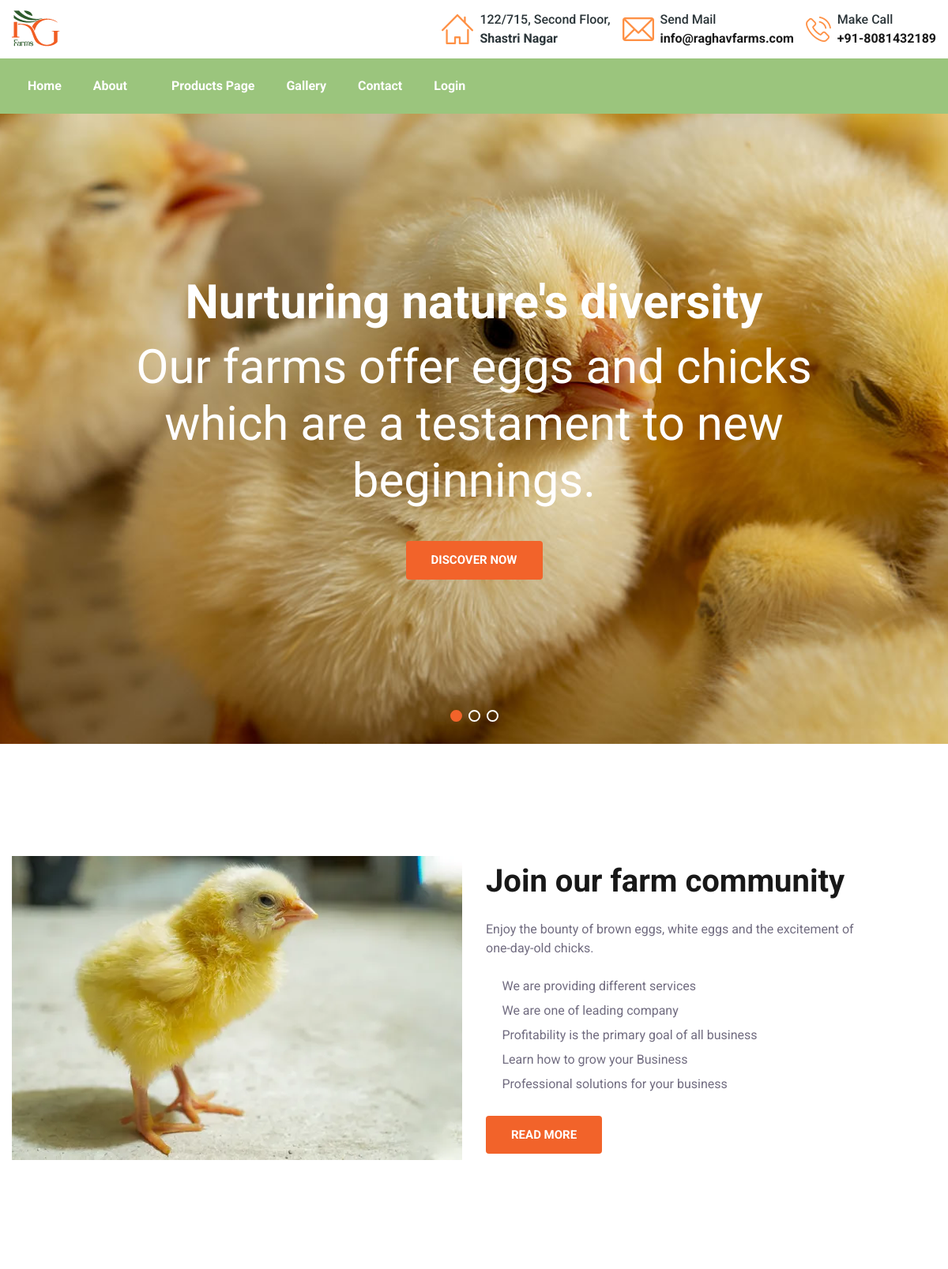
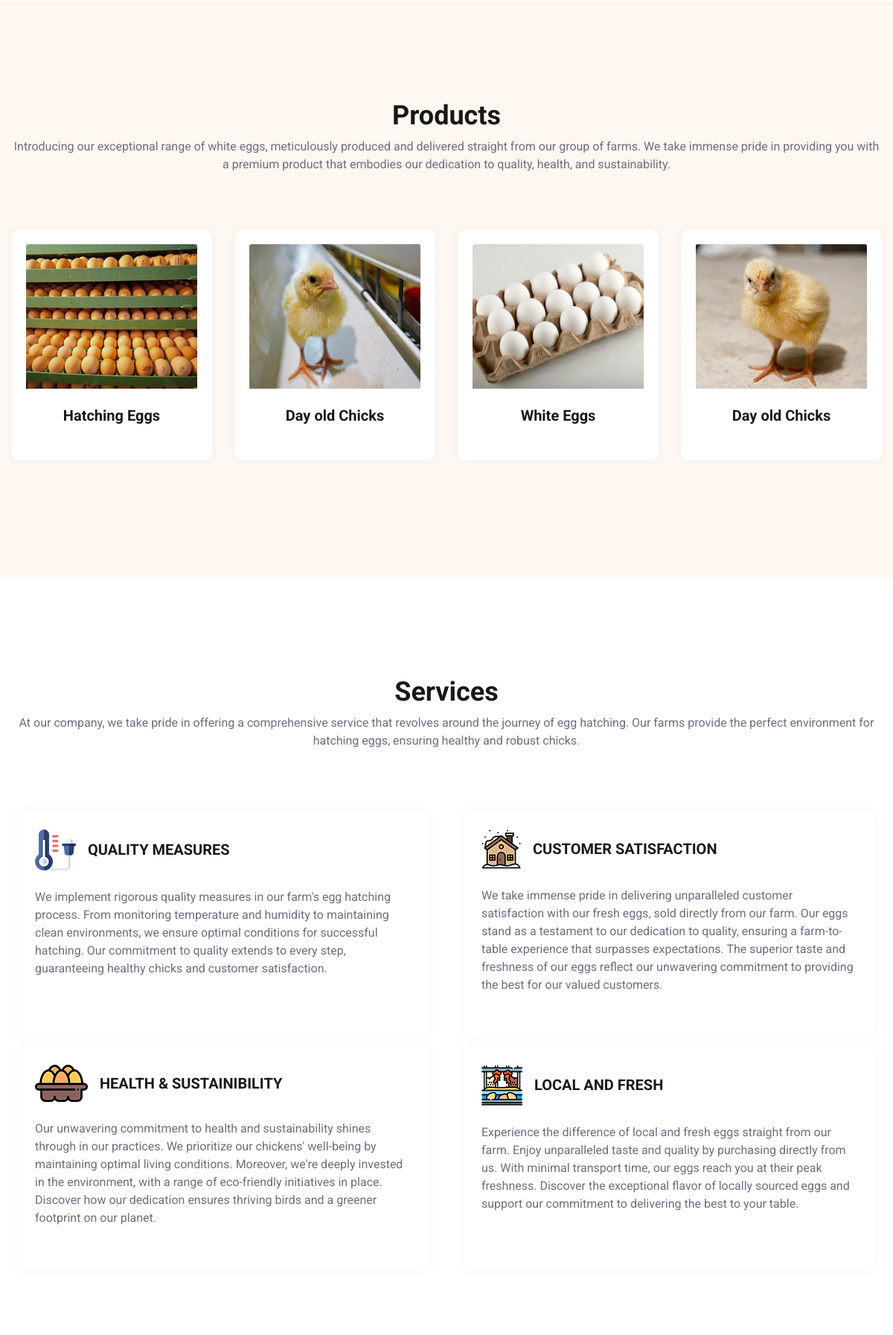
The page / (upper part) on the database its author committed (2 pictures, top to bottom).
### app1/models.py (models this page shows, shortened)
class Product(models.Model):
    title = models.CharField(max_length=50)
    product_name = models.CharField(max_length=70)
    category = models.CharField(max_length=50)
    subcategory = models.CharField(max_length=50)
    price = models.CharField(max_length=50)
    del_price = models.CharField(max_length=50)
    pub_date = models.DateField()
    image = models.ImageField(upload_to='app1/media/product')
    last_modified = models.DateTimeField(auto_now_add = True)

class Service(models.Model):
      service_icon = models.ImageField(upload_to='app1/media/service')
      service_title = models.CharField(max_length=50)
      service_des = models.TextField()

### app1/views.py (the view)
# urls.py: path('',views.index,name='index'),
def index(request):
    servicesData=Service.objects.all()[:4]
    bannersData=Banner.objects.all()
    productsData = Product.objects.all()[:4]
    galleryData = Gallery.objects.all()[:8]
    sidebannersData = Sidebanner.objects.all()
    memberData = Member.objects.all()
    newsData = News.objects.all()
    featureData = Feature.objects.all()
    Context = {
            'sidebannersData':sidebannersData,
            'servicesData':servicesData,
            'bannersData':bannersData,
            'productsData':productsData,
            'galleryData':galleryData,
            'memberData':memberData,
            'newsData':newsData,
            'featureData':featureData,
         }
    return render(request,"index.html",Context)

### app1/templates/index.html (shortened to what this page needs)
{% extends 'base.html' %}
{% load static %}
{% block content %}
<!DOCTYPE html>
<html lang="en">
<section class="banner">
	<div class="banner-slider">
		<div class="swiper-wrapper">
			<div class="swiper-slide">
				<div class="banner-slider-part"
					style="background-image: url('/static/assets/images/banner/bg-images/1.jpg');">
					<div class="container">
						<div class="row flex-row-reverse justify-content-center align-items-center">
							<div class="col-12">
								<div class="banner-content">
									<h1 class="banner-title"><B class="d-lg-block">Nurturing nature's diversity</B>
										Our farms offer eggs and chicks which are a testament to new beginnings.
 </h1>
									<a href="{% url 'productspage' %}" class="lab-btn"><span>DISCOVER NOW</span></a>
								</div>
							</div>
						</div>
					</div>
				</div>
			</div>
		</div>
		<div class="swiper-pagination"></div>
	</div>
</section>
<section class="about-section relative padding-tb">
	<div class="container">
		<div class="row align-items-center mb-15">
			<div class="col-lg-6 col-12">
				<div class="about-thumb">
					<img src="{% static 'assets/images/about/image.webp' %}" alt="about-thumb">
				</div>
			</div>
			<div class="col-lg-6 col-12">
				<div class="about-wrapper p-0">
					<div class="about-title">
						<h2><span class="d-lg-block">Join our farm community</h2>
						<p>Enjoy the bounty of brown eggs, white eggs and the excitement of one-day-old chicks.</p>
					</div>
					<div class="about-content">
						<ul class="lab-ul list-group">
							<li class="list-group-item py-1 px-0 border-none"><i
									class="icofont-tick-boxed mr-2 color-theme"></i>We are
								providing different
								services</li>
							<li class="list-group-item py-1 px-0 border-none"><i
									class="icofont-tick-boxed mr-2 color-theme"></i>We are one
								of leading company
							</li>
							<li class="list-group-item py-1 px-0 border-none"><i
									class="icofont-tick-boxed mr-2 color-theme"></i>Profitability is the primary
								goal of all business</li>
							<li class="list-group-item py-1 px-0 border-none"><i
									class="icofont-tick-boxed mr-2 color-theme"></i>Learn how
								to grow your Business
							</li>
							<li class="list-group-item py-1 px-0 border-none"><i
									class="icofont-tick-boxed mr-2 color-theme"></i>Professional solutions for your
								business</li>
						</ul>
						<a href="{% url 'about' %}" class="lab-btn mt-4"><span>Read More</span></a>
					</div>
				</div>
			</div>
		</div>
	</div>
</section>
<section class="product-section relative padding-tb bg-ash">
	<div class="container">
		<div class="row">
			<div class="col-12">
				<div class="section-header">
					<h3>Products</h3>
					<p>Introducing our exceptional range of white eggs, meticulously produced and delivered straight
						from our group of farms. We take immense pride in providing you with a premium product that
						embodies our dedication to quality, health, and sustainability.</p>
				</div>
			</div>
			<div class="col-12">
				<div class="section-wrapper">
					<div class="row justify-content-center">
						{% for n in productsData %}
						<div class="col-xl-3 col-lg-4 col-sm-6 col-12">
							<div class="card mb-4 text-center bg-ash border-none relative">
								<img src="{{n.image}}" class="card-img-top mb-2" alt="product">
								<div class="card-body">
									<a href="#">
										<h6 class="card-title">{{n.product_name}}</h6>
									</a>
								</div>
							</div>
						</div>
						{% endfor %}
					</div>
				</div>
			</div>
		</div>
	</div>
</section>
<section class="service-section padding-tb">
	<div class="container">
		<div class="row">
			<div class="col-12">
				<div class="section-header">
					<h3> Services</h3>
					<p>At our company, we take pride in offering a comprehensive service that revolves around the
						journey of egg hatching. Our farms provide the perfect environment for hatching eggs, ensuring
						healthy and robust chicks. </p>
				</div>
			</div>
			<div class="col-12">
				<div class="service-content">
					<div class="row">
						{% for n in servicesData %}
						<div class="col-lg-6 col-md-6">
							<div class="lab-item service-item ">
								<div class="lab-inner p-4 mb-4 text-left">
									<div class="service-top d-flex align-items-center mb-4">
										<div class="st-thumb mr-3">
											<img src="{{n.service_icon}}">
										</div>
										<div class="st-content mt-2">
											<a href="#">
												<h6>{{n.service_title}}</h6>
											</a>
										</div>
									</div>
									<div class="service-bottom">
										<p>{{n.service_des}}</p>
									</div>
								</div>
							</div>
						</div>
						{% endfor %}
					</div>
				</div>
			</div>
		</div>
	</div>
</section>
</body>
</html>
{% endblock %}

### rows shown on the page
Product: image (picture), product_name "Hatching Eggs"
Product: image (picture), product_name "Day old Chicks"
Product: image (picture), product_name "White Eggs"
Product: image (picture), product_name "Day old Chicks"
Service: service_icon (picture), service_title "QUALITY MEASURES", service_des "We implement rigorous quality measures in our farm's egg hatching process. From monitoring temperature and humidity to maintaining clean environments, we ensure optimal conditions for successful hatching. Our commitment to quality extends to every step, guaranteeing healthy chicks and customer satisfaction."
Service: service_icon (picture), service_title "CUSTOMER SATISFACTION", service_des "We take immense pride in delivering unparalleled customer satisfaction with our fresh eggs, sold directly from our farm. Our eggs stand as a testament to our dedication to quality, ensuring a farm-to-table experience that surpasses expectations. The superior taste and freshness of our eggs reflect our unwavering commitment to providing the best for our valued customers."
Service: service_icon (picture), service_title "HEALTH & SUSTAINIBILITY", service_des "Our unwavering commitment to health and sustainability shines through in our practices. We prioritize our chickens' well-being by maintaining optimal living conditions. Moreover, we're deeply invested in the environment, with a range of eco-friendly initiatives in place. Discover how our dedication ensures thriving birds and a greener footprint on our planet."
Service: service_icon (picture), service_title "LOCAL AND FRESH", service_des "Experience the difference of local and fresh eggs straight from our farm. Enjoy unparalleled taste and quality by purchasing directly from us. With minimal transport time, our eggs reach you at their peak freshness. Discover the exceptional flavor of locally sourced eggs and support our commitment to delivering the best to your table."
